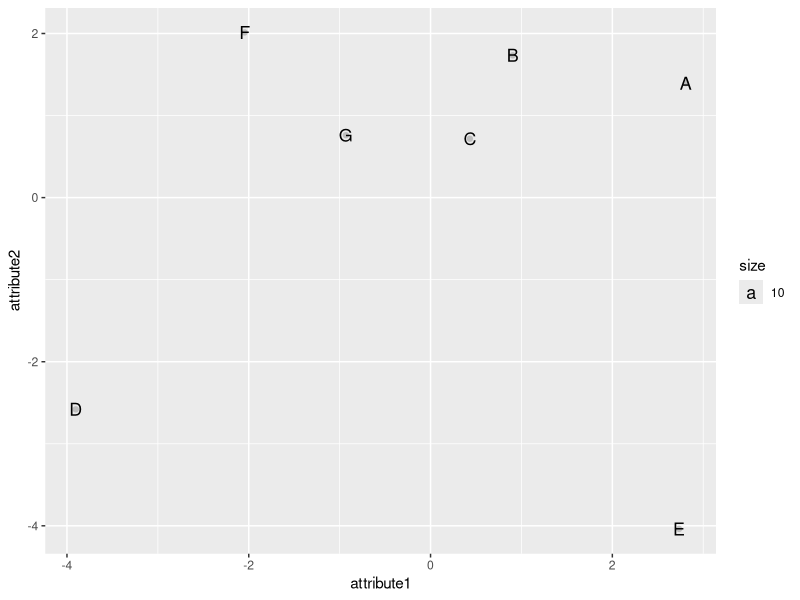

The R script that drew this image:
dest <- read.csv("destinations.csv")

View(dest)

#########
### how to perform the multidimensional scaling procedure
### when the data ARE distances between objects
#########

### we will generate two "hidden attributes" for our destinations,
### compute the destinations coordinates on each attribute
### and draw a perceptual map

### the dest data frame is already a matrix
### so we can use it as an argument in the cmdscale function

model <- cmdscale(dest, k=2)

print(model)

### store the coordinates as a data frame

coord <- as.data.frame(model)

View(coord)

### add the destination names and name the data frame columns

coord <- cbind(coord, c("A", "B", "C", "D", "E", "F", "G"))

colnames(coord) <- c("attribute1", "attribute2", "destination")

### plot the map with labels

require(ggplot2)

ggplot()+geom_point(data=coord, aes(x=attribute1, y=attribute2), color="gray")+
  geom_text(data=coord, aes(x=attribute1, y=attribute2, label=destination, size=10))





